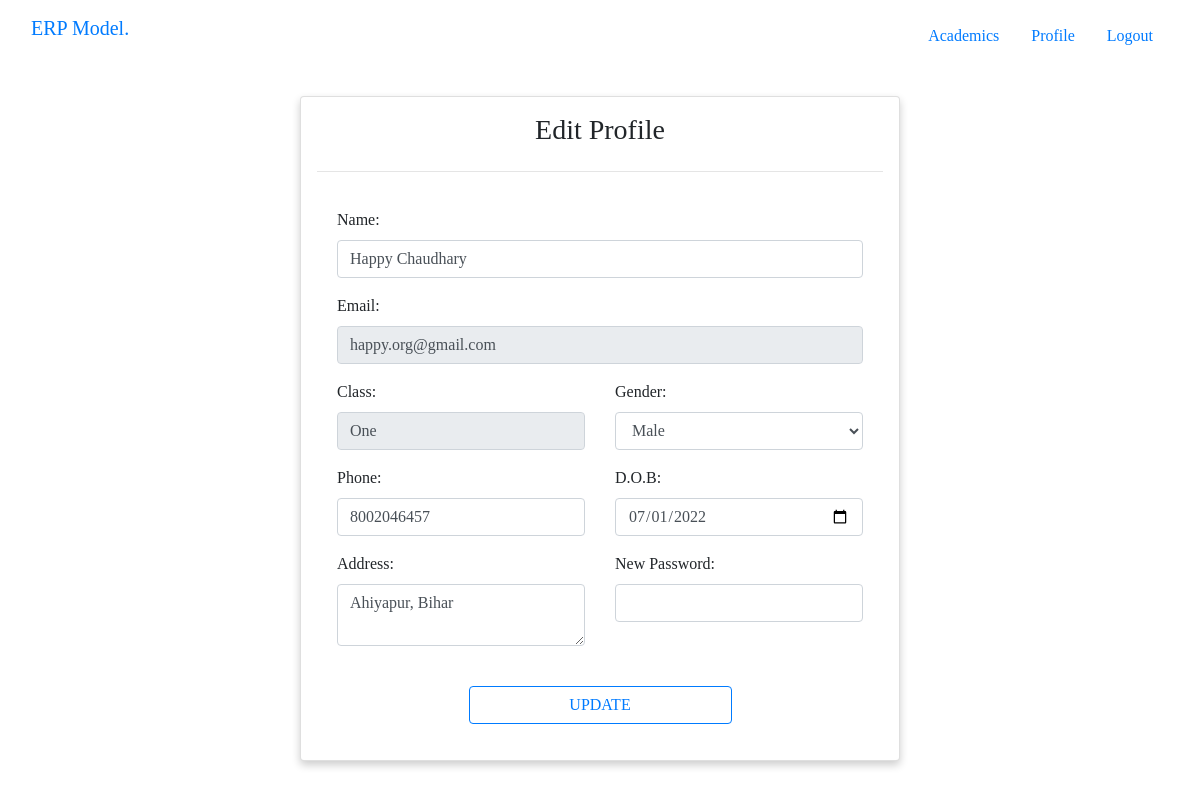
The page /profile.php (signed in) on the database its author committed.
### tables this page shows
CREATE TABLE `students` (
  `student_id` int(11) NOT NULL,
  `name` varchar(255) NOT NULL,
  `email` varchar(255) NOT NULL,
  `password` varchar(255) NOT NULL,
  `class_id` int(11) NOT NULL,
  `phone` varchar(255) NOT NULL,
  `gender` varchar(255) NOT NULL,
  `dob` date NOT NULL,
  `doj` date NOT NULL,
  `address` varchar(255) NOT NULL,
  `active` int(11) NOT NULL
);

CREATE TABLE `classes` (
  `class_id` int(11) NOT NULL,
  `standard` varchar(255) NOT NULL,
  `subject_ids` varchar(255) NOT NULL,
  `active` int(1) NOT NULL DEFAULT 1
);

### info/standard-classID.php (called while the page is built)
<?php
$find_standard = "SELECT * FROM classes WHERE `class_id` = '$class_id' AND `active` = '1'";
$response = mysqli_query($conn, $find_standard) or die(mysqli_errno($conn));
$class = mysqli_fetch_array($response, MYSQLI_ASSOC);
$standard = ucwords($class["standard"]);

### profile.php (the view, shortened to what this page needs)
<?php include('./config.php'); ?>
<!DOCTYPE html>
<html lang='en'>
<head>
    <link rel="stylesheet" href="./assets/css/base-styles.css">
    <link rel="stylesheet" href="https://cdn.jsdelivr.net/npm/bootstrap@4.6.1/dist/css/bootstrap.min.css">
    <link rel="stylesheet" href="https://cdnjs.cloudflare.com/ajax/libs/font-awesome/4.7.0/css/font-awesome.min.css">
</head>
<body>
    <div class="container-fluid">
        <?php include('./includes/header.php') ?>
        <?php
        if ($_SESSION["user_category"] == "student" || $_SESSION["user_category"] == "teacher") {
            $user_email = $_SESSION['user_email'];
            if ($_SESSION["user_category"] == "student") {
                $get_user_details = "SELECT * FROM students WHERE `email` = '$user_email'";
                $response = mysqli_query($conn, $get_user_details) or die(mysqli_error($conn));
                $user_details = mysqli_fetch_array($response, MYSQLI_ASSOC);
                $name = ucwords($user_details["name"]);
                $email = $user_details["email"];
                $phone = $user_details["phone"];
                $address = ucwords($user_details["address"]);
                $gender_dropdown = "<select class='form-control' name='gender' required>";
                if ($user_details["gender"] == "male") {
                    $gender_dropdown .= "<option value='male' selected>Male</option>";
                    $gender_dropdown .= "<option value='female'>Female</option>";
                    $gender_dropdown .= "<option value='other'>Other</option>";
                } else if ($user_details["gender"] == "female") {
                    $gender_dropdown .= "<option value='male'>Male</option>";
                    $gender_dropdown .= "<option value='female' selected>Female</option>";
                    $gender_dropdown .= "<option value='other'>Other</option>";
                } else {
                    $gender_dropdown .= "<option value='male'>Male</option>";
                    $gender_dropdown .= "<option value='female'>Female</option>";
                    $gender_dropdown .= "<option value='other' selected>Other</option>";
                }
                $gender_dropdown .= "</select>";
                echo "
                    <div class='card account custom-shadow mt-4 p-3'>
                        <h3 class='text-center'>Edit Profile</h3>
                        <hr>
                        <form class='card-body' method='POST' action='account-api.php'>
                            <div class='form-group'>
                                <label for='name'>Name:</label>
                                <input type='text' class='form-control' name='name' value='$name' required>
                            </div>
                            <div class='form-group'>
                                <label for='email'>Email:</label>
                                <input type='email' class='form-control' name='email' value='$email' readonly required>
                            </div>
                ";
                $dob = $user_details["dob"];
                $class_id = $user_details["class_id"];
                include("./info/standard-classID.php");
                echo "
                    <div class='row'>
                        <div class='col'>
                            <div class='form-group'>
                                <label for='class'>Class:</label>
                                <input type='text' class='form-control' name='class' value='$standard' readonly required>
                            </div>
                        </div>
                        <div class='col'>
                            <div class='form-group'>
                                <label for='gender'>Gender:</label>
                                $gender_dropdown
                            </div>
                        </div>
                    </div>
                    <div class='row'>
                        <div class='col'>
                            <div class='form-group'>
                                <label for='phone'>Phone:</label>
                                <input type='number' class='form-control' name='phone' value='$phone' required>
                            </div>
                        </div>
                        <div class='col'>
                            <div class='form-group'>
                                <label for='dob'>D.O.B:</label>
                                <input type='date' class='form-control' name='dob' value='$dob' required>
                            </div>
                        </div>
                    </div>
                ";
                echo "
                            <div class='row'>
                                <div class='col'>
                                    <div class='form-group'>
                                        <label for='address'>Address:</label>
                                        <textarea type='text' class='form-control' name='address' cols='6' rows='2' required>$address</textarea>
                                    </div>
                                </div>
                                <div class='col'>
                                    <label for='password'>New Password:</label>
                                    <input type='password' class='form-control' placeholder='' name='password'>
                                </div>
                            </div>
                            <br>
                            <div class='text-center'>
                                <button type='submit' name='update_student' class='btn btn-outline-primary w-50'>UPDATE</button>
                            </div>
                        </form>
                    </div>
                ";
            }
        } else {
            include('./page-not-found.php');
        }
        ?>
    </div>
</body>
</html>

### assets/css/base-styles.css (style rules this page uses)
* { font-family: Cambria, Cochin, Georgia, Times, "Times New Roman", serif; scroll-behavior: smooth; text-decoration: none !important; margin: 0; padding: 0; }
html, body { width: 100%; height: 100%; }
.custom-shadow { box-shadow: 0 4px 8px 0 rgba(0, 0, 0, 0.2); }
.account { max-width: 600px; margin: auto; }

### rows shown on the page
students: name "Happy Chaudhary", email "happy.org@gmail.com", gender "Male", phone "8002046457", dob "07/01/2022", address "Ahiyapur, Bihar"
classes: class "One"
